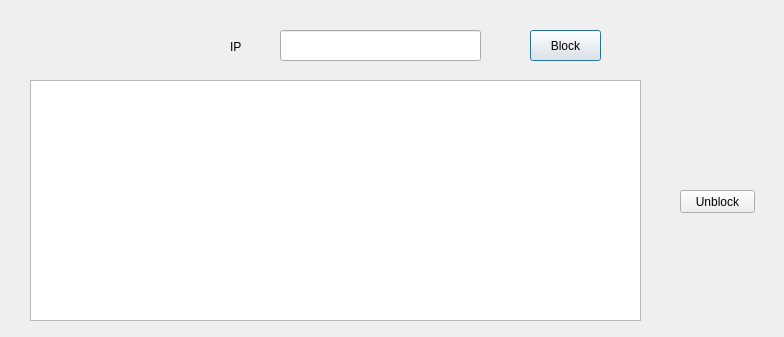
<?xml version="1.0" encoding="UTF-8"?>
<ui version="4.0">
 <class>DialogBlock</class>
 <widget class="QDialog" name="DialogBlock">
  <property name="geometry">
   <rect>
    <x>0</x>
    <y>0</y>
    <width>784</width>
    <height>337</height>
   </rect>
  </property>
  <property name="windowTitle">
   <string>Dialog</string>
  </property>
  <widget class="QPushButton" name="pb_block">
   <property name="geometry">
    <rect>
     <x>530</x>
     <y>30</y>
     <width>71</width>
     <height>31</height>
    </rect>
   </property>
   <property name="text">
    <string>Block</string>
   </property>
  </widget>
  <widget class="QLineEdit" name="le_ip">
   <property name="geometry">
    <rect>
     <x>280</x>
     <y>30</y>
     <width>201</width>
     <height>31</height>
    </rect>
   </property>
  </widget>
  <widget class="QLabel" name="label">
   <property name="geometry">
    <rect>
     <x>230</x>
     <y>40</y>
     <width>46</width>
     <height>13</height>
    </rect>
   </property>
   <property name="text">
    <string>IP</string>
   </property>
  </widget>
  <widget class="QListView" name="lv_ip">
   <property name="geometry">
    <rect>
     <x>30</x>
     <y>80</y>
     <width>611</width>
     <height>241</height>
    </rect>
   </property>
  </widget>
  <widget class="QPushButton" name="pb_unblock">
   <property name="geometry">
    <rect>
     <x>680</x>
     <y>190</y>
     <width>75</width>
     <height>23</height>
    </rect>
   </property>
   <property name="text">
    <string>Unblock</string>
   </property>
  </widget>
 </widget>
 <resources/>
 <connections/>
</ui>
